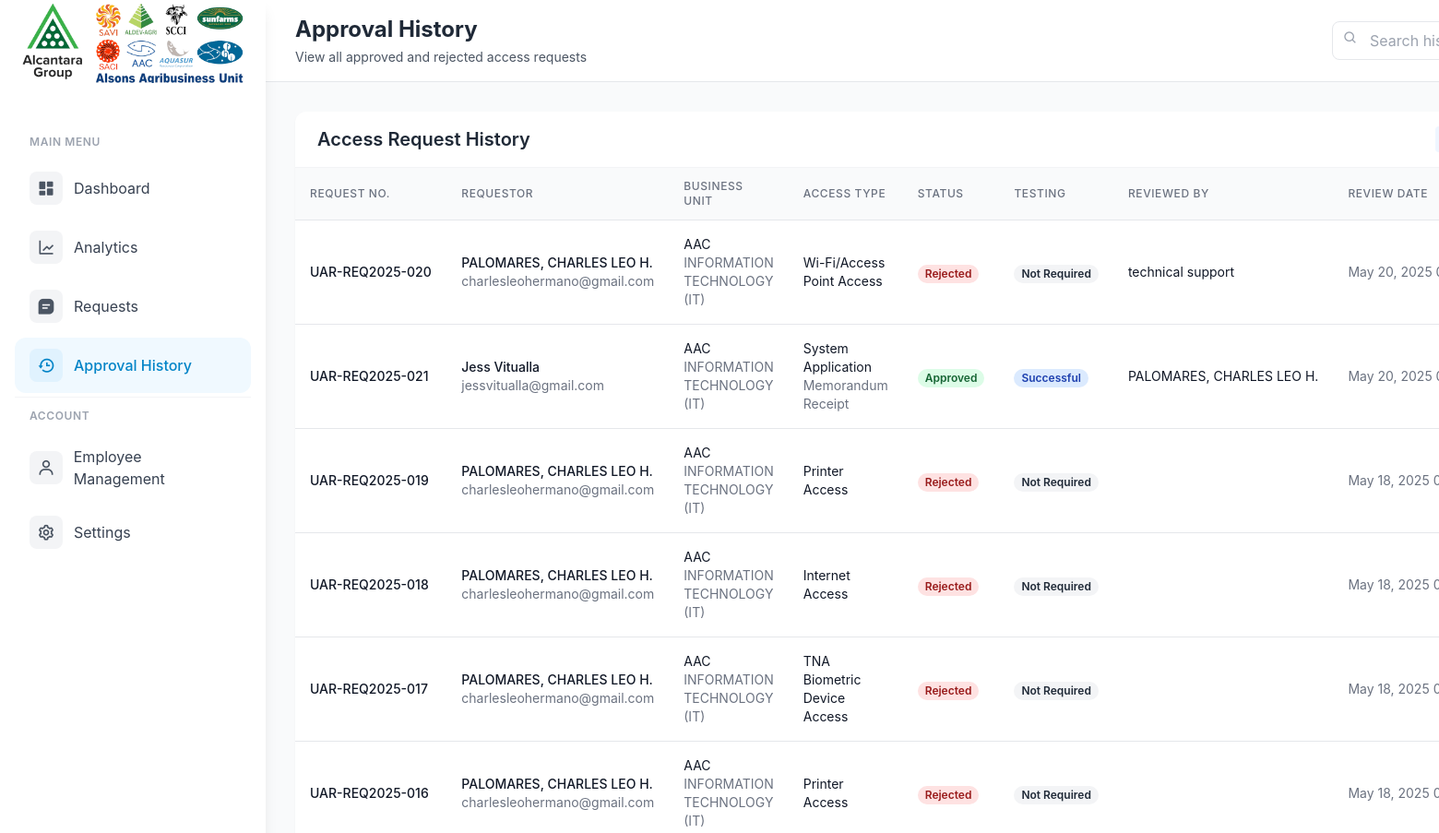
Before: /admin/approval_history.php (signed in, upper part) with the older database file.
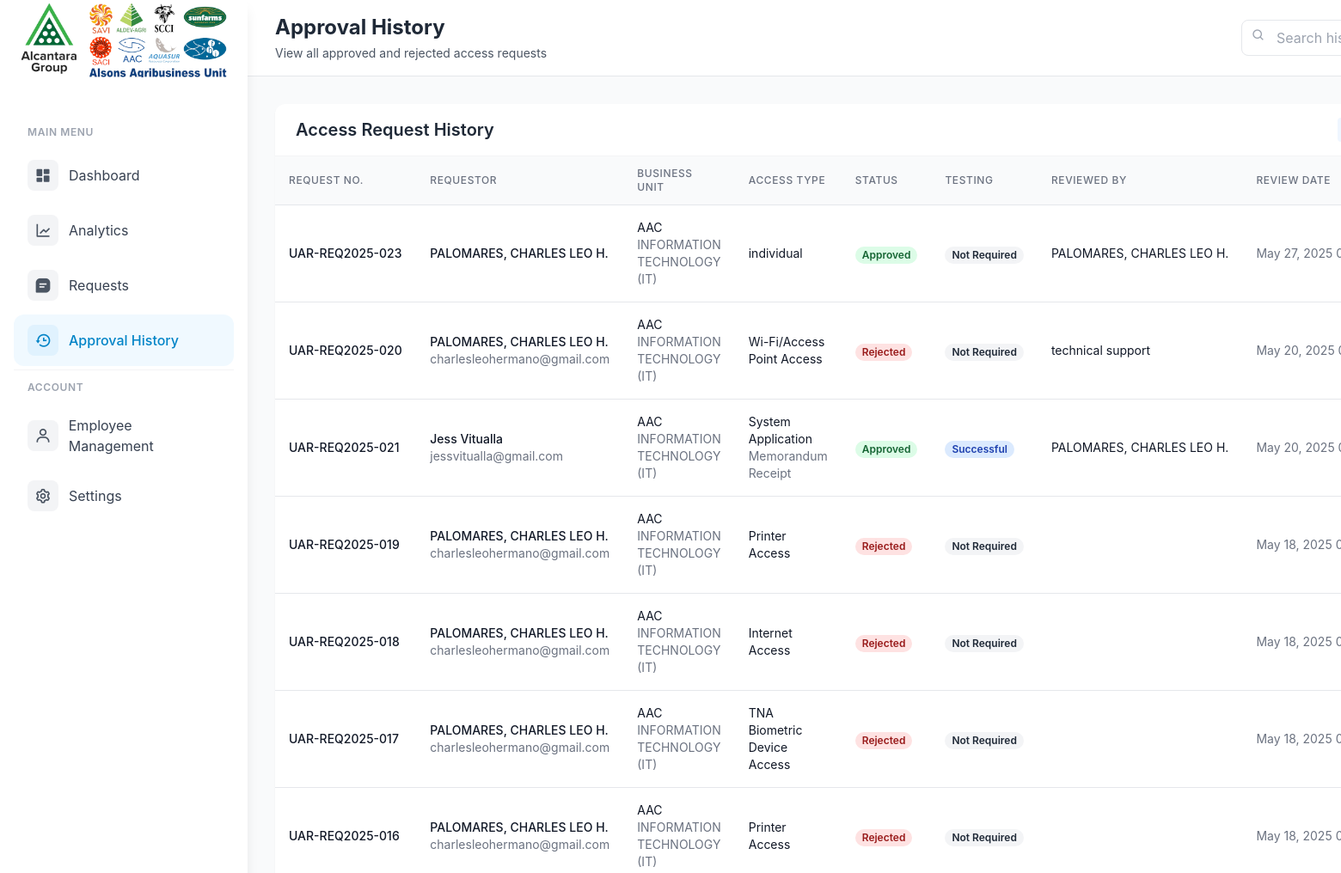
After: the same page with the newer database file.
### tables this page shows
CREATE TABLE `approval_history` (
  `history_id` int(11) NOT NULL,
  `request_id` int(11) DEFAULT NULL,
  `access_request_number` varchar(20) NOT NULL,
  `action` enum('approved','rejected') NOT NULL,
  `requestor_name` varchar(255) NOT NULL,
  `business_unit` varchar(50) NOT NULL,
  `department` varchar(100) NOT NULL,
  `access_type` varchar(50) NOT NULL,
  `admin_id` int(11) DEFAULT NULL,
  `comments` text DEFAULT NULL,
  `system_type` varchar(255) DEFAULT NULL,
  `duration_type` varchar(20) DEFAULT NULL,
  `start_date` date DEFAULT NULL,
  `end_date` date DEFAULT NULL,
  `justification` text NOT NULL,
  `email` varchar(255) NOT NULL,
  `employee_id` varchar(20) DEFAULT NULL,
  `contact_number` varchar(20) NOT NULL,
  `testing_status` enum('not_required','success','failed') DEFAULT 'not_required',
  `superior_id` int(11) DEFAULT NULL,
  `superior_notes` text DEFAULT NULL,
  `help_desk_id` int(11) DEFAULT NULL,
  `help_desk_notes` text DEFAULT NULL,
  `technical_id` int(11) DEFAULT NULL,
  `technical_notes` text DEFAULT NULL,
  `process_owner_id` int(11) DEFAULT NULL,
  `process_owner_notes` text DEFAULT NULL,
  `created_at` timestamp NOT NULL DEFAULT current_timestamp()
);

CREATE TABLE `employees` (
  `employee_id` varchar(20) NOT NULL,
  `company` varchar(10) NOT NULL,
  `employee_name` varchar(255) NOT NULL,
  `department` varchar(255) NOT NULL,
  `employee_email` varchar(255) NOT NULL,
  `password` varchar(255) DEFAULT NULL,
  `is_temp_password` tinyint(1) NOT NULL DEFAULT 1,
  `role` enum('requestor','superior','technical_support','process_owner','admin','help_desk') DEFAULT NULL
);

### admin/approval_history.php (the view, shortened to what the changed rows need)
<?php
require_once '../config.php';
try {
    $sql = "SELECT h.*, a.username as admin_username, e.employee_name as admin_name
            FROM approval_history h
            LEFT JOIN admin_users a ON h.admin_id = a.id
            LEFT JOIN employees e ON a.username = e.employee_id
            ORDER BY h.created_at DESC";
    $stmt = $pdo->prepare($sql);
    $stmt->execute();
    $history = $stmt->fetchAll(PDO::FETCH_ASSOC);
} catch (PDOException $e) {
    $_SESSION['error_message'] = "Error fetching history: " . $e->getMessage();
    $history = [];
}
?>
<!DOCTYPE html>
<html lang="en">
<head>
    <script src="https://cdn.tailwindcss.com"></script>
    <link href="https://cdn.jsdelivr.net/npm/boxicons@2.1.4/css/boxicons.min.css" rel="stylesheet">
</head>
<body class="bg-gray-50">
    <div class="flex min-h-screen">
        <div class="flex-1 ml-72">
            <div class="bg-white border-b border-gray-200">
                <div class="flex justify-between items-center px-8 py-4">
                    <div>
                        <h2 class="text-2xl font-bold text-gray-800">Approval History</h2>
                    </div>
                </div>
            </div>
            <div class="p-8">
                <div class="bg-white rounded-xl shadow-sm">
                    <div class="overflow-x-auto">
                        <table class="min-w-full divide-y divide-gray-200">
                            <thead class="bg-gray-50">
                                <tr>
                                    <th class="px-4 py-3 text-left text-xs font-medium text-gray-500 uppercase tracking-wider">Request No.</th>
                                    <th class="px-4 py-3 text-left text-xs font-medium text-gray-500 uppercase tracking-wider">Requestor</th>
                                    <th class="px-4 py-3 text-left text-xs font-medium text-gray-500 uppercase tracking-wider">Business Unit</th>
                                    <th class="px-4 py-3 text-left text-xs font-medium text-gray-500 uppercase tracking-wider">Access Type</th>
                                    <th class="px-4 py-3 text-left text-xs font-medium text-gray-500 uppercase tracking-wider">Status</th>
                                    <th class="px-4 py-3 text-left text-xs font-medium text-gray-500 uppercase tracking-wider">Testing</th>
                                    <th class="px-4 py-3 text-left text-xs font-medium text-gray-500 uppercase tracking-wider">Reviewed By</th>
                                    <th class="px-4 py-3 text-left text-xs font-medium text-gray-500 uppercase tracking-wider">Review Date</th>
                                </tr>
                            </thead>
                            <tbody class="bg-white divide-y divide-gray-200">
                                <?php foreach ($history as $entry): ?>
                                <tr class="hover:bg-gray-50">
                                    <td class="px-4 py-4 whitespace-nowrap">
                                        <div class="text-sm font-medium text-gray-900"><?php echo htmlspecialchars($entry['access_request_number']); ?></div>
                                    </td>
                                    <td class="px-4 py-4">
                                        <div class="text-sm font-medium text-gray-900"><?php echo htmlspecialchars($entry['requestor_name']); ?></div>
                                        <div class="text-sm text-gray-500"><?php echo htmlspecialchars($entry['email']); ?></div>
                                    </td>
                                    <td class="px-4 py-4">
                                        <div class="text-sm text-gray-900"><?php echo htmlspecialchars($entry['business_unit']); ?></div>
                                        <div class="text-sm text-gray-500"><?php echo htmlspecialchars($entry['department']); ?></div>
                                    </td>
                                    <td class="px-4 py-4">
                                        <div class="text-sm text-gray-900"><?php echo htmlspecialchars($entry['access_type']); ?></div>
                                        <?php if ($entry['system_type']): ?>
                                            <div class="text-sm text-gray-500"><?php echo htmlspecialchars($entry['system_type']); ?></div>
                                        <?php endif; ?>
                                    </td>
                                    <td class="px-4 py-4 whitespace-nowrap">
                                        <span class="px-2 inline-flex text-xs leading-5 font-semibold rounded-full
                                            <?php echo $entry['action'] === 'approved' ? 'bg-green-100 text-green-800' : 'bg-red-100 text-red-800'; ?>">
                                            <?php echo ucfirst($entry['action']); ?>
                                        </span>
                                    </td>
                                    <td class="px-4 py-4 whitespace-nowrap">
                                        <?php if (!empty($entry['testing_status'])): ?>
                                            <span class="px-2 inline-flex text-xs leading-5 font-semibold rounded-full
                                                <?php echo $entry['testing_status'] === 'success' ? 'bg-blue-100 text-blue-800' :
                                                    ($entry['testing_status'] === 'failed' ? 'bg-red-100 text-red-800' : 'bg-gray-100 text-gray-800'); ?>">
                                                <?php echo $entry['testing_status'] === 'success' ? 'Successful' :
                                                    ($entry['testing_status'] === 'failed' ? 'Failed' :
                                                    ($entry['testing_status'] === 'not_required' ? 'Not Required' : ucfirst($entry['testing_status']))); ?>
                                            </span>
                                        <?php else: ?>
                                            <span class="text-sm text-gray-500">-</span>
                                        <?php endif; ?>
                                    </td>
                                    <td class="px-4 py-4 whitespace-nowrap">
                                        <div class="text-sm text-gray-900"><?php echo htmlspecialchars($entry['admin_name']); ?></div>
                                    </td>
                                    <td class="px-4 py-4 whitespace-nowrap">
                                        <div class="text-sm text-gray-500">
                                            <?php echo date('M d, Y H:i', strtotime($entry['created_at'])); ?>
                                        </div>
                                    </td>
                                </tr>
                                <?php endforeach; ?>
                            </tbody>
                        </table>
                    </div>
                </div>
            </div>
        </div>
    </div>
</body>
</html>

Changed rows visible on the page:
added approval_history: access_request_number "UAR-REQ2025-023", requestor_name "PALOMARES, CHARLES LEO H.", business_unit "AAC", department "INFORMATION TECHNOLOGY (IT)", access_type "individual", action "Approved", testing_status "Not Required", employees.employee_name "PALOMARES, CHARLES LEO H.", created_at "May 27, 2025…"
